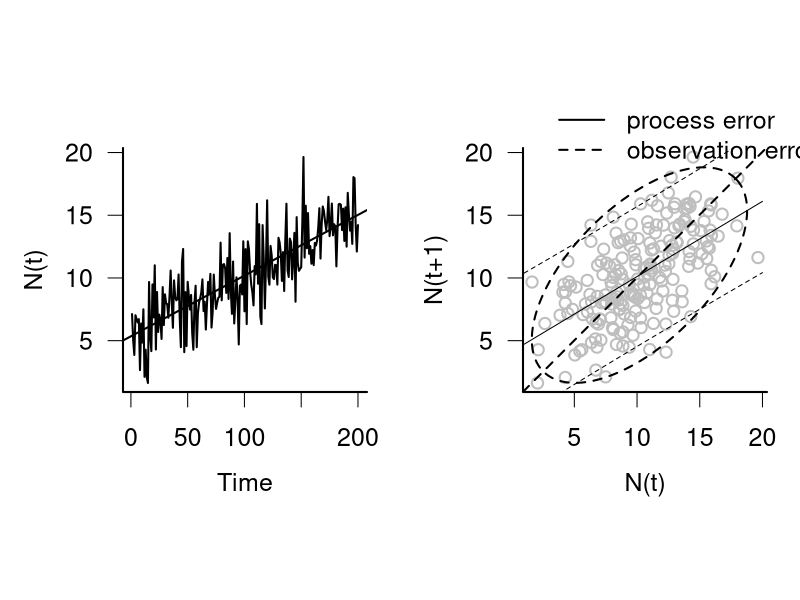

Recreate this plot in R.
## ---- chunk 1
tvec = 1:200
a.true=5
b.true=0.05 ## 0.01
x0 = rnorm(200,mean=a.true+b.true*tvec,sd=2)
x = x0[-200]
y = x0[-1]
lm.ols = lm(x0~tvec)
lm1 = lm(y~x)
lm2 = lm(x~y)
tmpf=function(p) {
  a=p[1]
  b=p[2]
  sum((y-b*x-a)^2/(b^2+1))
}
O1 = optim(fn=tmpf,par=c(1,1))
a1 = arima(x0,c(1,0,0))
## ---- chunk 2
op=par(pty="s",mfrow=c(1,2),cex=1.5,mgp=c(2.5,1,0),
  mar=c(4,4,2,1)+0.1,las=1,lwd=2,bty="l")
plot(x0,xlab="Time",ylab="N(t)",type="l")
abline(lm.ols,lwd=2)
plot(x,y,
     xlab="N(t)",ylab="N(t+1)",col="gray")
xvec = seq(floor(min(x)),ceiling(max(x)),length=100)
matlines(xvec,predict(lm1,interval="prediction",newdata=data.frame(x=xvec)),
         col=1,lty=c(1,2,2))
invisible(require(ellipse,quietly=TRUE))
cov1 = cov(cbind(x,y))
lines(ellipse(cov1,centre=c(mean(x),mean(y))),lty=2)
## calculate principal axis
e1 = eigen(cov1)$values[1]
rmaslope = sqrt(coef(lm1)[2]*coef(lm2)[2])
## y = a+e1*x
##abline(a=mean(y)-e1*mean(x),b=e1)
##abline(a=mean(y)-rmaslope*mean(x),b=rmaslope,col=2)
abline(a=O1$par[1],b=O1$par[2],lty=2)
par(xpd=NA)
legend(2,25,c("process error","observation error"),
       lty=1:2,bty="n")
par(xpd=FALSE)
par(op)
